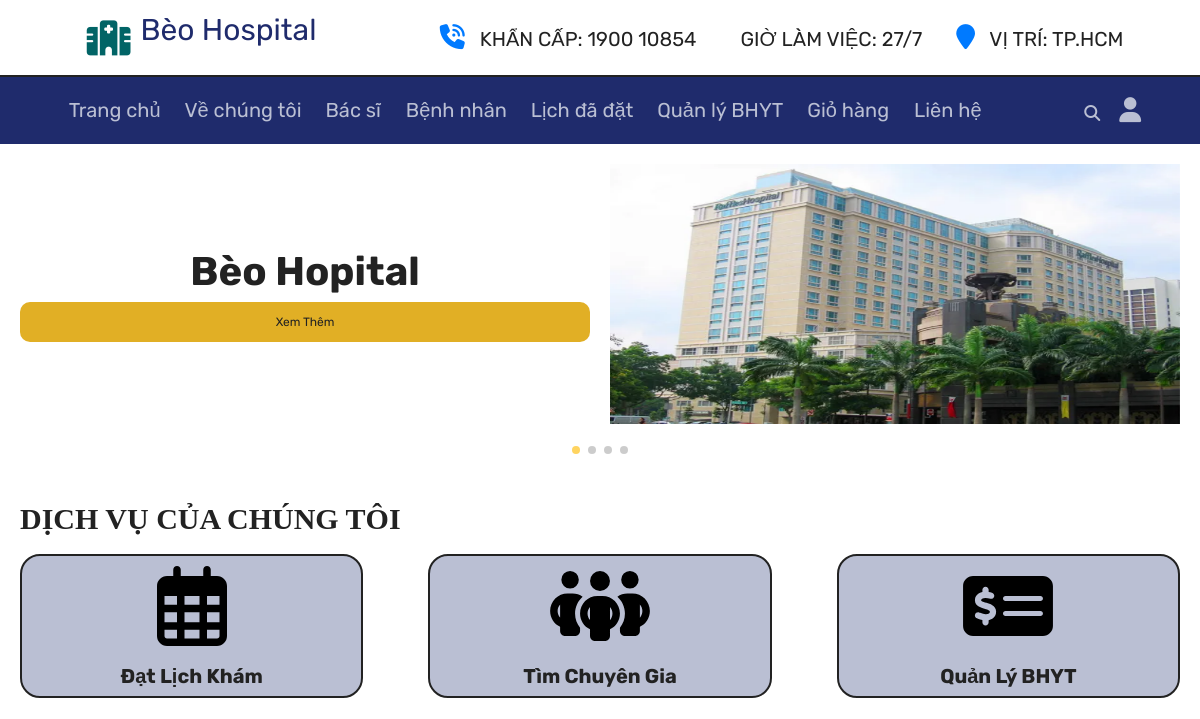
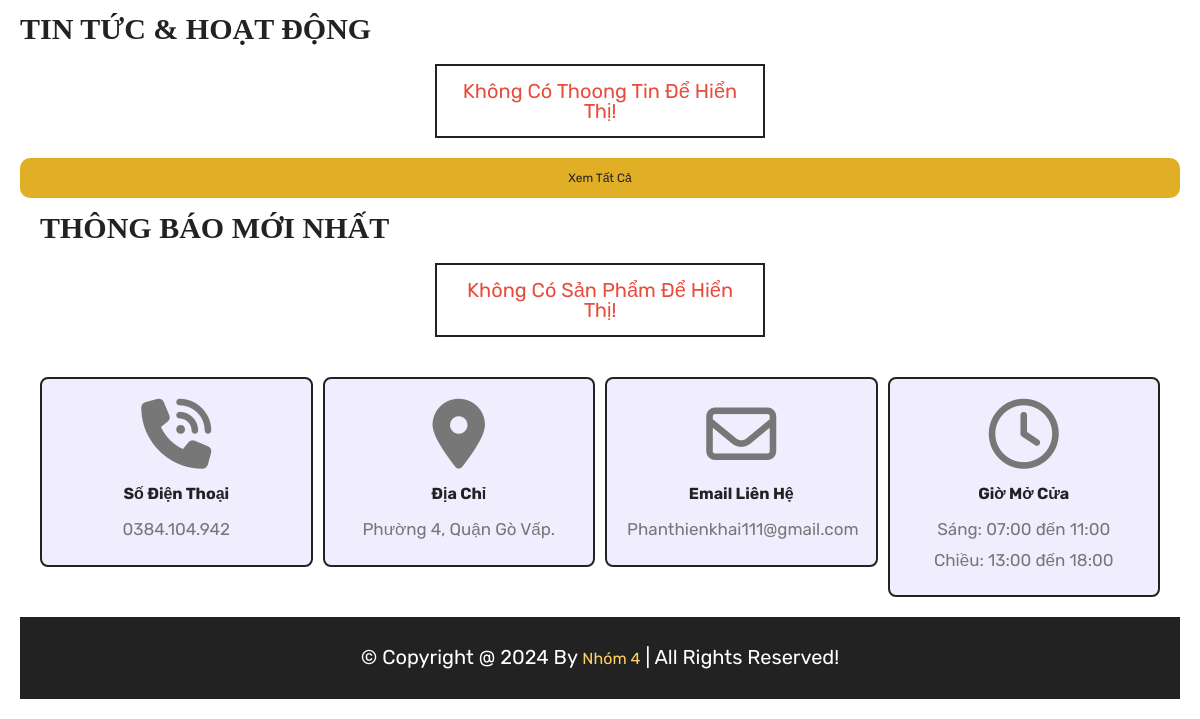
Page /home.php on the earlier database version (2 pictures, top to bottom).
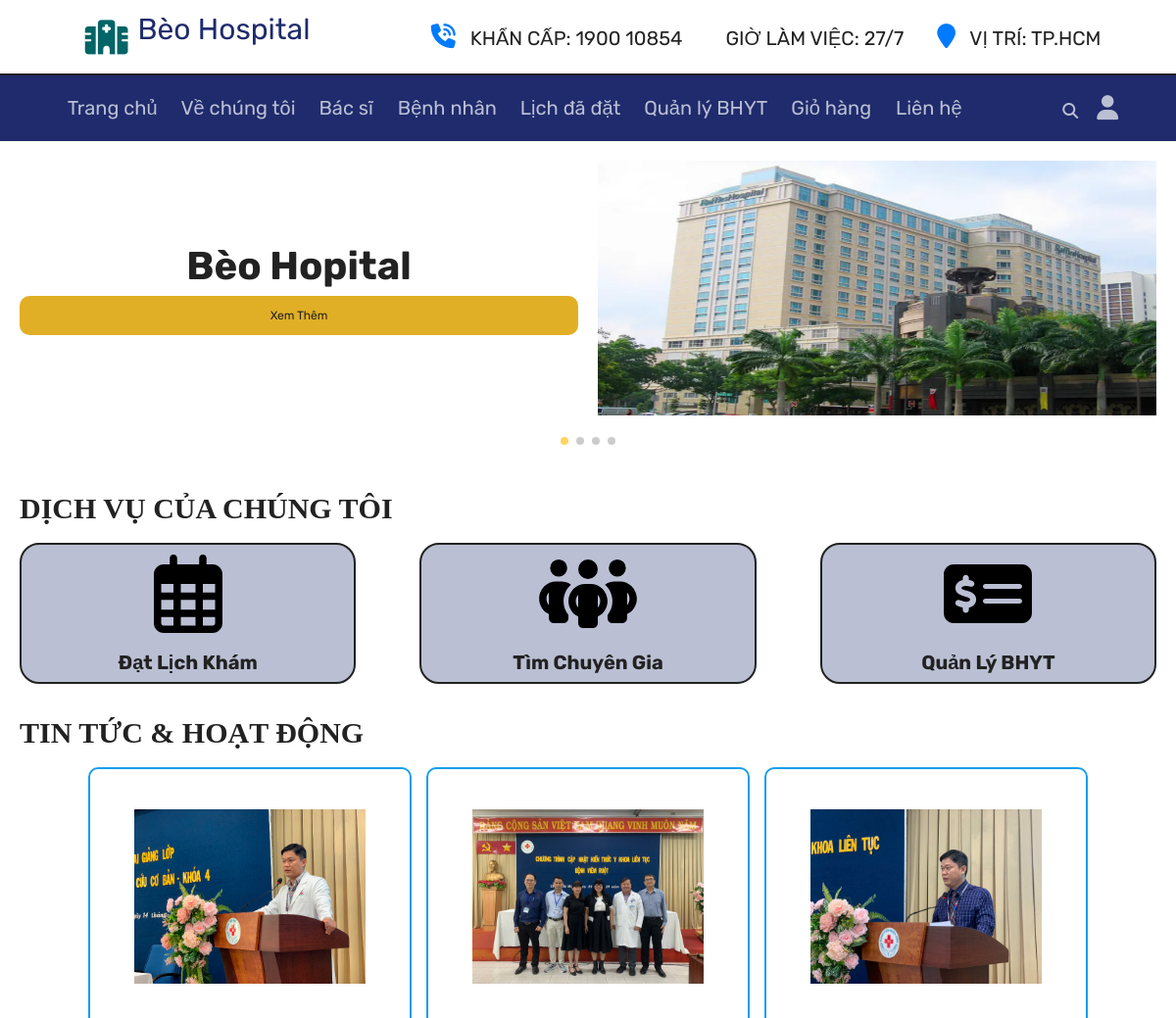
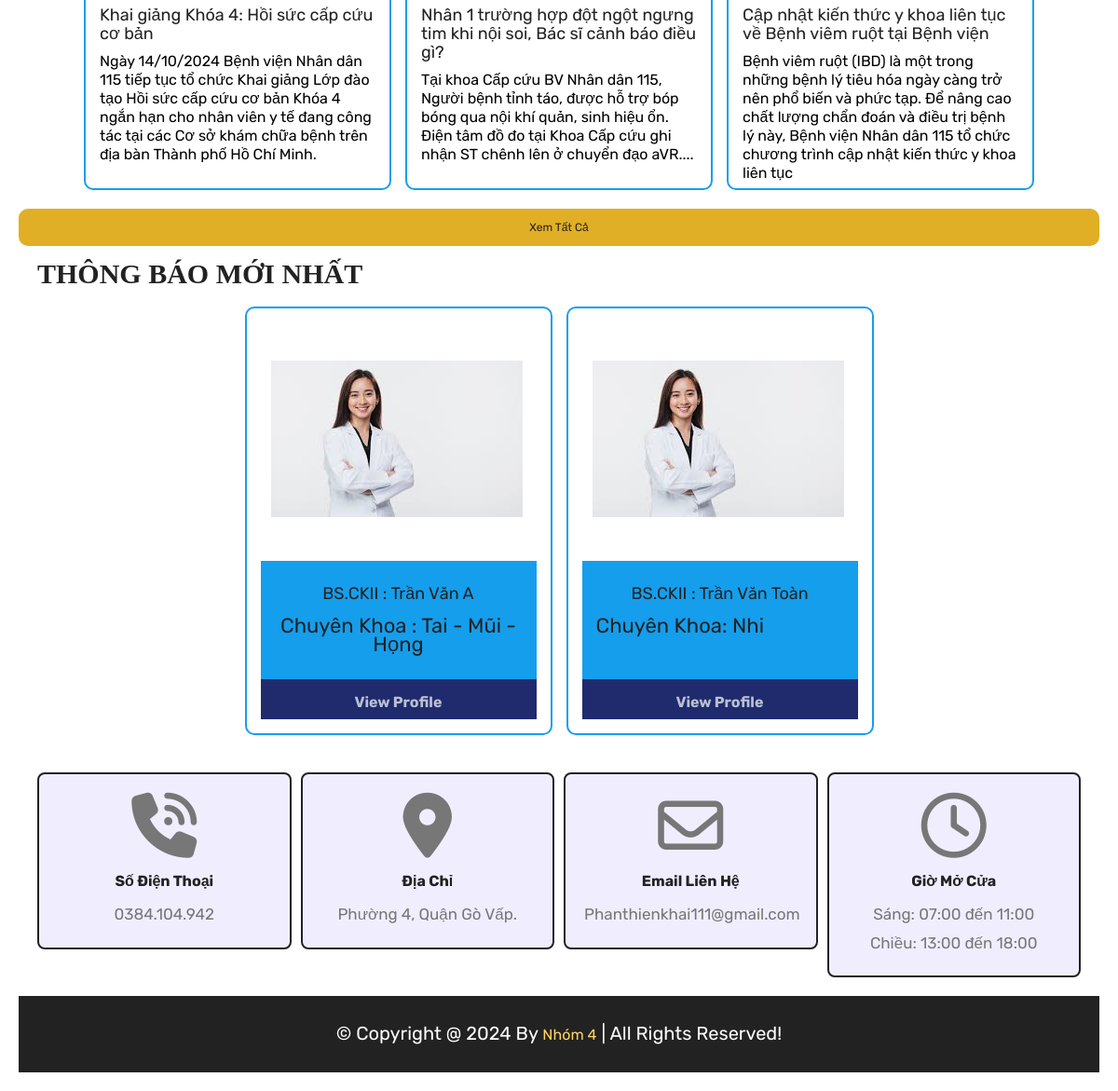
Same page on the later database version (2 pictures, top to bottom).
### tables this page shows
CREATE TABLE `tintuc` (
  `id` int(1) NOT NULL,
  `imge` text NOT NULL,
  `name` text NOT NULL,
  `name1` text NOT NULL
);

CREATE TABLE `bacsi` (
  `id` int(11) NOT NULL,
  `imge` text NOT NULL,
  `ten` text NOT NULL,
  `chuyenkhoa` text NOT NULL
);

### home.php (the view, shortened to what this page needs)
<?php
include 'components/connect.php';
?>
<!DOCTYPE html>
<html lang="en">
<head>
   <link rel="stylesheet" href="https://unpkg.com/swiper@8/swiper-bundle.min.css" />
   <link rel="stylesheet" href="https://cdnjs.cloudflare.com/ajax/libs/font-awesome/6.1.1/css/all.min.css">
   <link rel="stylesheet" href="css/style.css">
</head>
<body>
   <?php include 'components/user_header.php'; ?>
   <section class="hero">
      <div class="swiper hero-slider">
         <div class="swiper-wrapper">
            <div class="swiper-slide slide">
               <div class="content">
                  <h3>Bèo Hopital</h3>
                  <a href="./product.php" class="btn">Xem thêm</a>
               </div>
               <div class="image">
                  <img src="imgs/Raffles_Hospital.png" alt="">
               </div>
            </div>
            <div class="swiper-slide slide">
               <div class="content">
                  <h4>TỰ HÀO LÀ BỆNH VIỆN ĐA KHOA HẠNG I</h4>
                  <a href="./product.php" class="btn">Xem thêm</a>
               </div>
               <div class="image">
                  <img src="imgs/cover-home-6.jpg" alt="">
               </div>
            </div>
            <div class="swiper-slide slide">
               <div class="content">
                  <h4>"THÂN THIỆN ĐỊNH HƯỚNG HIỆN ĐẠI" <br>LÀ CHÂM NGÔN CỦA BỆNH VIỆN</h4>
                  <a href="./product.php" class="btn">Xem thêm</a>
               </div>
               <div class="image">
                  <img src="imgs/cover-home-5.jpg" alt="">
               </div>
            </div>
            <div class="swiper-slide slide">
               <div class="content">
                  <h4>TRANG THIẾT BỊ - CƠ SỞ VẬT CHẤT HIỆN ĐẠI <br> ĐÁP ỨNG NHU CẦU BỆNH NHÂN </h4>
                  <a href="./product.php" class="btn">Xem thêm</a>
               </div>
               <div class="image">
                  <img src="imgs/cover-home-3.jpg " alt="">
               </div>
            </div>
         </div>
         <div class="swiper-pagination"></div>
      </div>
   </section>
   <section class="category">
      <h1 class="title">DỊCH VỤ CỦA CHÚNG TÔI</h1>
      <div class="box-container">
         <a href="datlich.php" class="box">
            <img src="imgs/calendar-days-regular.svg" class="icon_svg" alt="">
            <h3>Đạt lịch khám</h3>
         </a>
         <a href="category.php?category=acer" class="box">
            <img src="imgs/people-group-solid.svg" alt="">
            <h3>Tìm Chuyên Gia</h3>
         </a>
         <a href="category.php?category=msi" class="box">
            <img src="imgs/money-check-dollar-solid.svg" alt="">
            <h3>Quản lý BHYT</h3>
         </a>
      </div>
   </section>
   <section class="products">
      <h1 class="title">TIN TỨC & HOẠT ĐỘNG</h1>
      <div class="box-container">
         <?php
         $select_products = $conn->prepare("SELECT * FROM `tintuc` LIMIT 6");
         $select_products->execute();
         if ($select_products->rowCount() > 0) {
            while ($fetch_products = $select_products->fetch(PDO::FETCH_ASSOC)) {
               ?>
               <form action="" method="post" class="box">
                  <img src="uploaded_img/<?= $fetch_products['imge']; ?>" alt="">
                  <div class="name">
                     <?= $fetch_products['name']; ?>
                  </div>
                  <div class="new">
                     <?= $fetch_products['name1']; ?>
                  </div>
               </form>
               <?php
            }
         } else {
            echo '<p class="empty">Không có thoong tin để hiển thị!</p>';
         }
         ?>
      </div>
      <div class="more-btn">
         <a href="./product.php" class="btn">Xem tất cả</a>
      </div>
      <section class="content">
         <h1 class="title">THÔNG BÁO MỚI NHẤT</h1>
         <div class="box-container">
            <?php
            $select_products = $conn->prepare("SELECT * FROM `bacsi` LIMIT 6");
            $select_products->execute();
            if ($select_products->rowCount() > 0) {
               while ($fetch_products = $select_products->fetch(PDO::FETCH_ASSOC)) {
                  ?>
                  <form action="" method="post" class="box">
                     <div class="image"  >
                        <img id="img"src="uploaded_img/<?= $fetch_products['imge']; ?>" alt="">
                     </div>
                     <div class="name-flex"  >
                        <div class="name">
                           <?= $fetch_products['ten']; ?>
                        </div>
                        <div class="flex">
                           <div class="price">
                              <?= $fetch_products['chuyenkhoa']; ?>
                           </div>
                        </div>
                     </div>
                     <div class="profile" >
                  <h1>View Profile</h1>
                  </div>
                  </form>
                  <?php
               }
            } else {
               echo '<p class="empty">Không có sản phẩm để hiển thị!</p>';
            }
            ?>
         </div>
      </section>
      <?php include 'components/footer.php'; ?>
</body>
</html>

### components/user_header.php (shortened to what this page needs)
<header class="header">
   <section class="content_bg-white">
      <a href="home.php" class="logo"><i id="logo" class="fa-sharp-duotone fa-solid fa-hospital"></i>Bèo Hospital</a>
      <nav class="navbar">
         <a href="#"><i class="fa-duotone fa-solid fa-phone-volume" ></i> KHẨN CẤP: 1900 10854</a>
         <a href="#"><i class="fa fa-clock-o" aria-hidden="true"></i></i>GIỜ LÀM VIỆC: 27/7</a>
         <a href="#"><i class="fa fa-map-marker" aria-hidden="true"></i>
            </i>VỊ TRÍ: TP.HCM</a>
      </nav>
   </section>
   <section class="flex">
      <nav class="navbar">
         <a href="home.php">Trang chủ</a>
         <a href="about.php">Về chúng tôi</a>
         <a href="product.php">Bác sĩ </a>
         <a href="patient_access.php">Bệnh nhân</a>
         <a href="orders.php">Lịch đã đặt</a>
         <a href="BHYT.php">Quản lý BHYT</a>
         <a href="cart.php">Giỏ hàng </a>
         <a href="contact.php">Liên hệ</a>
      </nav>
      <div class="icons">
         <a href="search.php"><i class="fas fa-search"></i></a>
         <div id="user-btn" class="fas fa-user"></div>
      </div>
   </section>
</header>

### components/footer.php (shortened to what this page needs)
<footer class="footer">
   <section class="grid">
      <div class="box">
          <i class="fa-solid fa-phone-volume"></i>
         <h3>số điện thoại</h3>
         <a href="tel://0384104942">0384.104.942</a>
       </div>
      <div class="box">
          <i class="fa-duotone fa-solid fa-location-dot"></i>
         <h3>địa chỉ</h3>
         <a href="#">Phường 4, Quận Gò Vấp.</a>
      </div>
      <div class="box">
          <i class="fa-regular fa-envelope"></i>
         <h3>email liên hệ</h3>
         <a href="mailto:Phanthienkhai111@gmail.com">Phanthienkhai111@gmail.com</a>
       </div>
      <div class="box">
          <i class="fa-regular fa-clock"></i>
         <h3>giờ mở cửa</h3>
         <p>Sáng: 07:00 đến 11:00</p>
         <p>Chiều: 13:00 đến 18:00</p>
      </div>
   </section>
   <div class="credit">&copy; copyright @ <?= date('Y'); ?> by <span>Nhóm 4</span> | all rights reserved!</div>
</footer>

Differences in the rows shown:
added tintuc: imge (picture), name "Khai giảng Khóa 4: Hồi sức cấp cứu cơ bản", name1 "Ngày 14/10/2024 Bệnh viện Nhân dân 115 tiếp tục tổ chức Khai giảng Lớp đào tạo Hồi sức cấp cứu cơ bản Khóa 4 ngắn hạn cho nhân viên y tế đang công tác tại các Cơ sở khám chữa bệnh trên địa bàn Thành phố Hồ Chí Minh."
added tintuc: imge (picture), name "Nhân 1 trường hợp đột ngột ngưng tim khi nội soi, Bác sĩ cảnh báo điều gì?", name1 "Tại khoa Cấp cứu BV Nhân dân 115, Người bệnh tỉnh táo, được hỗ trợ bóp bóng qua nội khí quản, sinh hiệu ổn. Điện tâm đồ đo tại Khoa Cấp cứu ghi nhận ST chênh lên ở chuyển đạo aVR...."
added tintuc: imge (picture), name "Cập nhật kiến thức y khoa liên tục về Bệnh viêm ruột tại Bệnh viện", name1 "Bệnh viêm ruột (IBD) là một trong những bệnh lý tiêu hóa ngày càng trở nên phổ biến và phức tạp. Để nâng cao chất lượng chẩn đoán và điều trị bệnh lý này, Bệnh viện Nhân dân 115 tổ chức chương trình cập nhật kiến thức y khoa liên tục"
added bacsi: imge (picture), ten "BS.CKII : Trần Văn A", chuyenkhoa "Chuyên Khoa : Tai - Mũi - Họng"
added bacsi: imge (picture), ten "BS.CKII : Trần Văn Toàn", chuyenkhoa "Chuyên Khoa: Nhi"
Other differences:
text no longer shown: "Không Có Thoong Tin Để Hiển Thị! Không Có Sản Phẩm Để Hiển Thị!"
